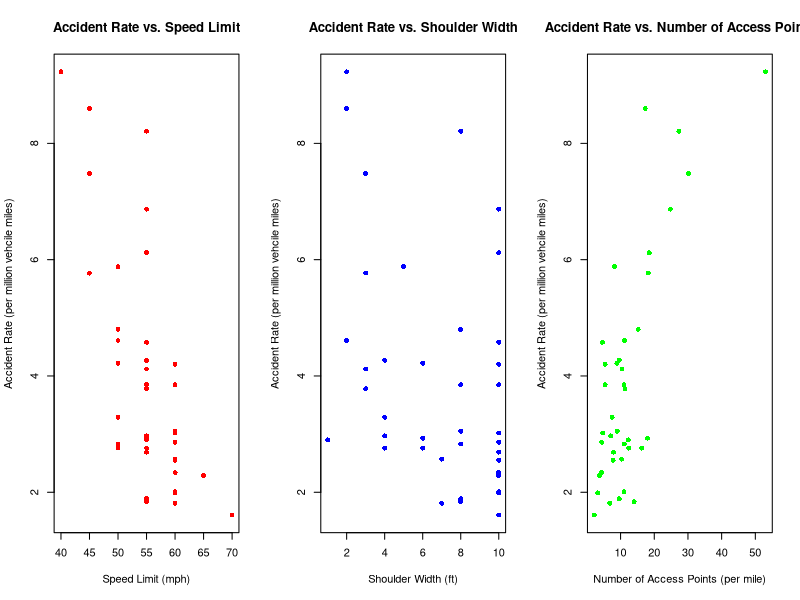

This figure's R source:
library(carData)
data(Highway1)

#3b:
accident_rate_model <- lm(rate ~ slim + shld + acpt, data = Highway1)
summary(accident_rate_model)

#3c:
#Filename for upcoming plot:
png("hw01_q03c_car_accident_highway_data.png",
    width = 800, height = 600, units = "px")

#Setting display to be a 1x3 grid of plots:
par(mfrow = c(1, 3))

#y vs. x_1
plot(rate ~ slim, data = Highway1,
     xlab = "Speed Limit (mph)",
     ylab = "Accident Rate (per million vehcile miles)",
     main = "Accident Rate vs. Speed Limit",
     pch = 16,
     col = "red")

#y vs. x_2
plot(rate ~ shld, data = Highway1,
     xlab = "Shoulder Width (ft)",
     ylab = "Accident Rate (per million vehcile miles)",
     main = "Accident Rate vs. Shoulder Width",
     pch = 16,
     col = "blue")

#y vs. x_3
plot(rate ~ acpt, data = Highway1,
     xlab = "Number of Access Points (per mile)",
     ylab = "Accident Rate (per million vehcile miles)",
     main = "Accident Rate vs. Number of Access Points",
     pch = 16,
     col = "green")

dev.off() #Close the graphics device.
